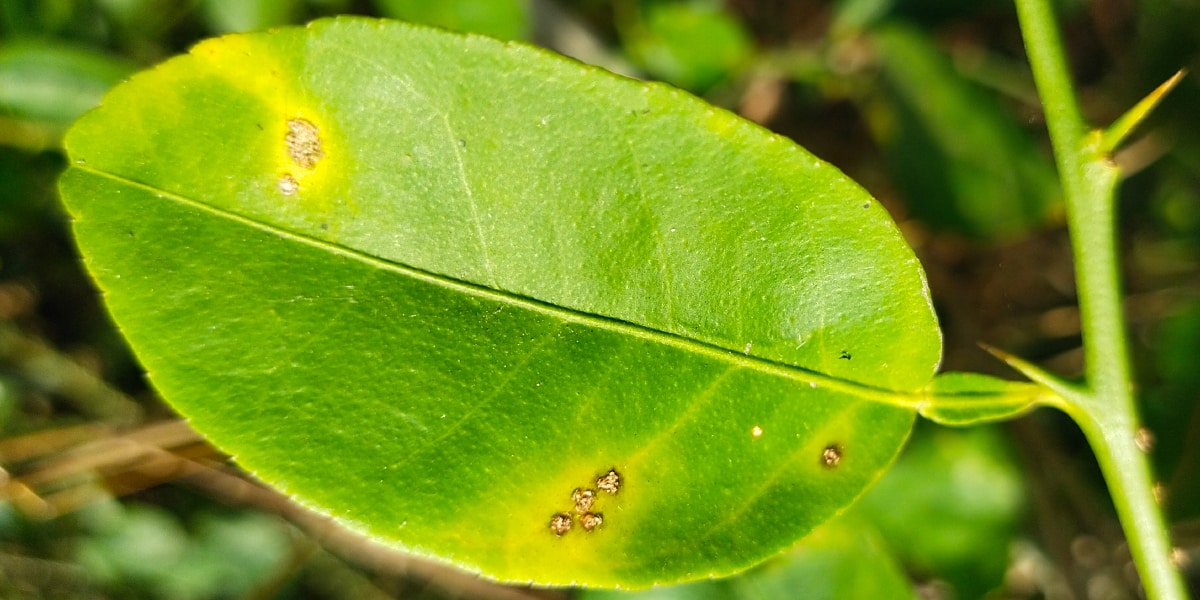
#> input picture photo4.jpg, 1200 x 600 px, given in place of photo1.jpg, which was not available
$ python fonelimhis.py
#> lines starting #> are read from the running program, lines starting #| are printed output that depends on the picture; after the words box and inside, x2 and y2 are one past the last pixel; in counts of white or black regions, pixels touching at a corner belong together; pictures that were not available may be replaced by others from this repository, and a replacement may not be noted
import cv2
import numpy as np
from matplotlib import pyplot as plt

def eliminar_fondo_borroso(img):
    gris = cv2.cvtColor(img, cv2.COLOR_BGR2GRAY)
    bordes = cv2.Canny(gris, 100, 200)
    kernel = np.ones((5, 5), np.uint8)
    dilatacion = cv2.dilate(bordes, kernel, iterations=1)
    mascara = cv2.threshold(dilatacion, 25, 255, cv2.THRESH_BINARY)[1]
    return cv2.bitwise_and(img, img, mask=mascara)

def deteccion_picos(hist, umbral=0.05):
    picos = []
    valor_max = np.max(hist) * umbral
    for i in range(1, len(hist) - 1):
        if hist[i] > hist[i - 1] and hist[i] > hist[i + 1] and hist[i] > valor_max:
            picos.append(i)
    return picos

def intensidad_promedio(hist):
    total_pixeles = np.sum(hist)
    suma_intensidad = np.sum(hist * np.arange(256))
    return suma_intensidad / total_pixeles

def clasificar_enfermedad(intensidad):
    enfermedades = {
        65.80: "Mancha Negra",
        16.62: "Tizón",
        76.15: "Oidio",
        17.31: "Cancro",
        49.05: "Otras Manchas de Hojas",
        83.35: "Mildiu"
    }
    mas_cercana = min(enfermedades, key=lambda x: abs(x - intensidad))
    return enfermedades[mas_cercana], abs(mas_cercana - intensidad)

def detectar_contornos(img):
    img_hsv = cv2.cvtColor(img, cv2.COLOR_BGR2HSV)
    inferior_oscuro = np.array([0, 0, 0])
    superior_oscuro = np.array([180, 255, 50])
    mascara_oscura = cv2.inRange(img_hsv, inferior_oscuro, superior_oscuro)
    contornos, _ = cv2.findContours(mascara_oscura, cv2.RETR_EXTERNAL, cv2.CHAIN_APPROX_SIMPLE)
    return contornos, mascara_oscura

def obtener_tratamiento(enfermedad):
    recomendaciones = {
        "Mancha Negra": [
            "Plantar en suelo con buen drenaje.",
            "Proporcionar fertilizante orgánico regularmente.",
            "Eliminar hojas muertas y ramas infectadas.",
            "Desinfectar las podadoras con desinfectante doméstico.",
            "Evitar mojar las hojas, aplicar agua a las raíces.\n"
        ],
        "Tizón": [
            "Cultivar variedades tempranas.",
            "Plantar variedades resistentes como Sarpo Mira y Sarpo Axona.",
            "Destruir partes infectadas por tizón.",
            "Mantener el área limpia de escombros.\n"
        ],
        "Oidio": [
            "Inspeccionar plantas antes de comprarlas.",
            "Eliminar escombros infectados y evitar compostarlos.",
            "Espaciar plantas para aumentar la circulación de aire.",
            "Evitar áreas sombreadas.\n"
        ],
        "Cancro": [
            "Eliminar partes enfermas en clima seco.",
            "Cultivar variedades resistentes.",
            "Evitar exceso de riego y hacinamiento.",
            "Envolver árboles jóvenes para prevenir quemaduras solares.\n"
        ],
        "Otras Manchas de Hojas": [
            "Seguir los consejos para controlar la Mancha Negra.",
            "Eliminar escombros infectados para evitar la propagación.\n"
        ],
        "Mildiu": [
            "Mantener las hojas secas.",
            "Limpiar alrededor de las plantas en otoño.",
            "Usar fungicidas que controlen oidio y mildiu.\n"
        ]
    }
    return recomendaciones.get(enfermedad, ["No hay tratamiento específico disponible.\n"])

def procesar_imagen(ruta_img):
#> called with ruta_img = 'photo1.jpg'
    img = cv2.imread(ruta_img)
#> img is the input picture: shape (600, 1200, 3); mean B, G, R 25.1, 146.1, 115.6
    if img is None:
        print(f"Error: Imagen {ruta_img} no encontrada")
        return

    img_procesada = eliminar_fondo_borroso(img)
#> in eliminar_fondo_borroso, `gris = cv2.cvtColor(img, cv2.COLOR_BGR2GRAY)`:
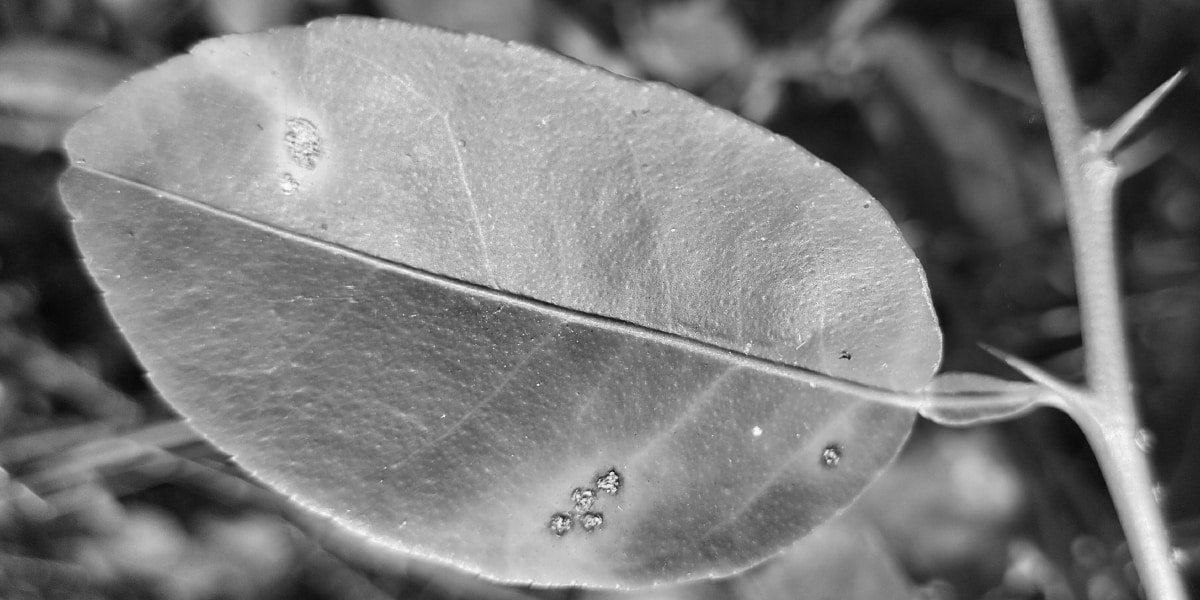
#> gris: shape (600, 1200); min 7, max 251, mean 123.2
#> in eliminar_fondo_borroso, `bordes = cv2.Canny(gris, 100, 200)`:
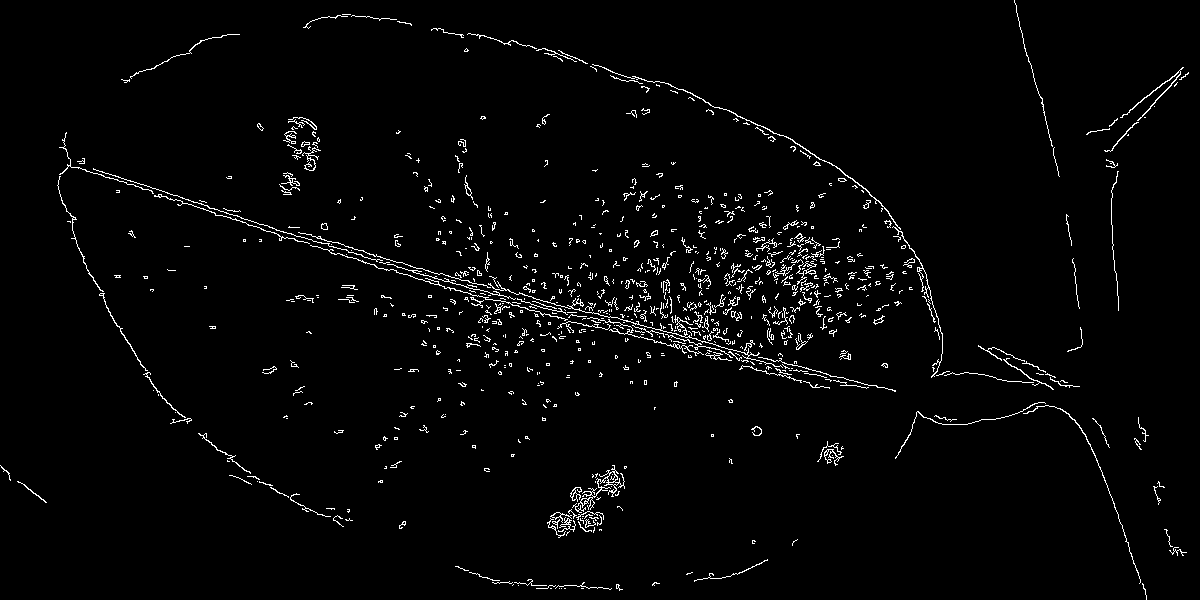
#> bordes: shape (600, 1200); 2.4% white in thin lines or dots
#> in eliminar_fondo_borroso, `dilatacion = cv2.dilate(bordes, kernel, iterations=1)`:
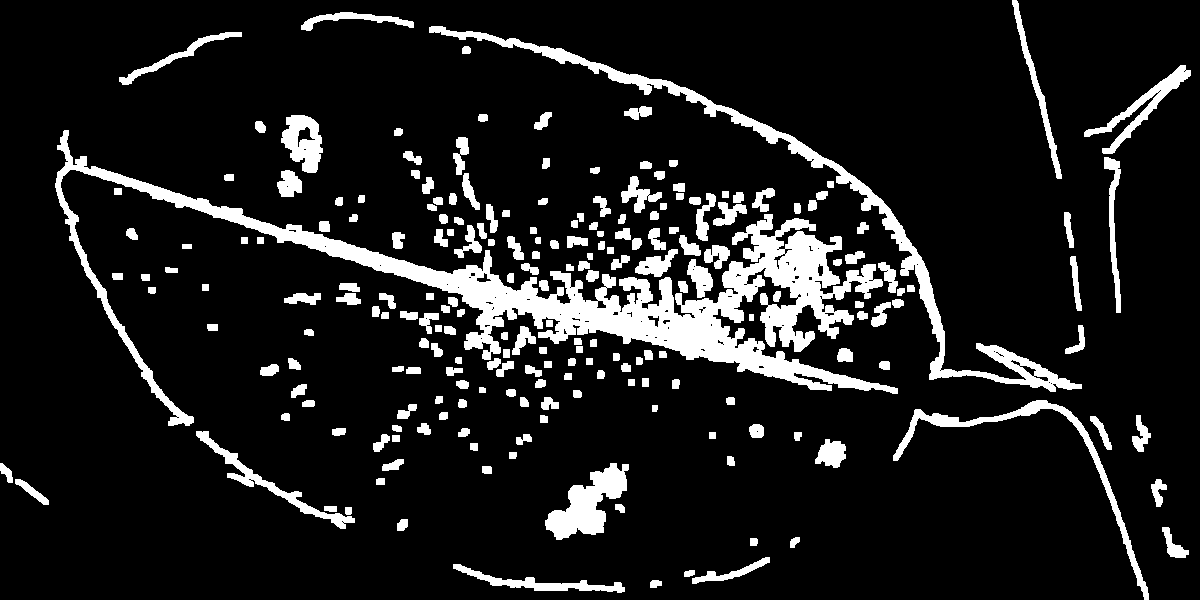
#> dilatacion: shape (600, 1200); 11.6% white; 218 white regions, largest, box (x1, y1, x2, y2) and area: (55, 130, 898, 426) 33755, (429, 26, 1082, 392) 8800, (545, 463, 629, 540) 3036
    enfermedad = graficar_histograma_picos(img_procesada)
#> in graficar_histograma_picos, `img_gris = cv2.cvtColor(img, cv2.COLOR_BGR2GRAY) if len(img.shape) == ..`:
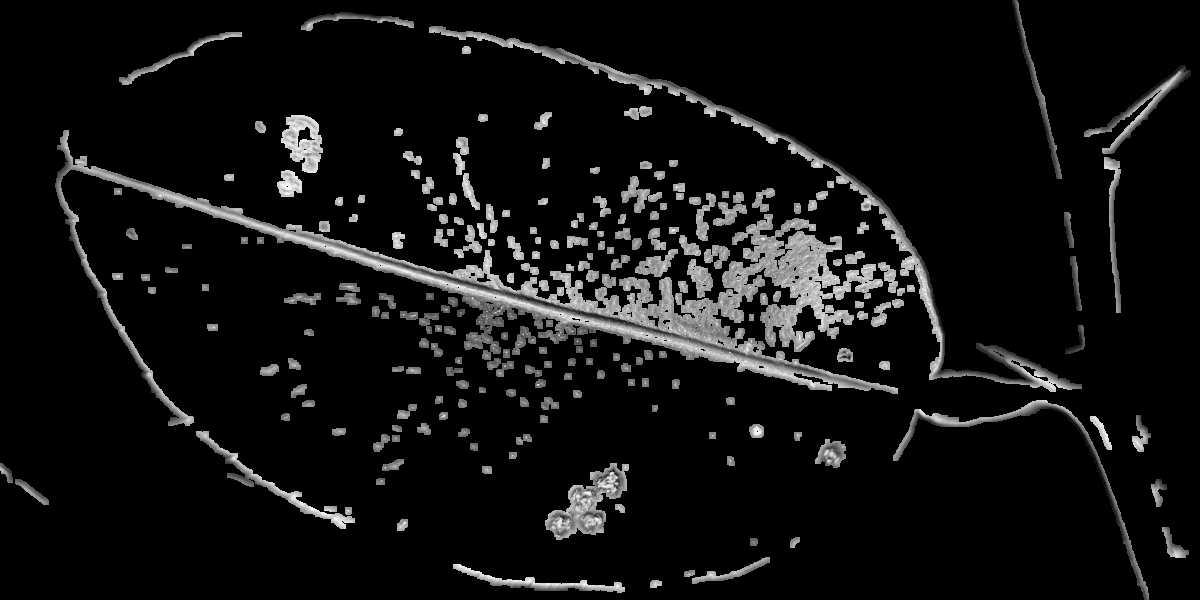
#> img_gris: shape (600, 1200); min 0, max 251, mean 17.3
#> in graficar_histograma_picos, `hist = cv2.calcHist([img_gris], [0], None, [256], [0, 256]).flatten()`: hist = 256 values, max 636504 at index 0, min 0 at index 1, mean 2812.5
#> in deteccion_picos, `valor_max = np.max(hist) * umbral`: valor_max = 31825.2
#> after the loop in deteccion_picos, `for i in range(1, len(hist) - 1):`: picos = []
#> in intensidad_promedio, `total_pixeles = np.sum(hist)`: total_pixeles = 720000
#> in intensidad_promedio, `suma_intensidad = np.sum(hist * np.arange(256))`: suma_intensidad = 12465495
#> in graficar_histograma_picos, `intensidad_prom = intensidad_promedio(hist)`: intensidad_prom = 17.31
#> in graficar_histograma_picos, `enfermedad, desviacion = clasificar_enfermedad(intensidad_prom)`: enfermedad = 'Cancro'; desviacion = 0.00319
#| Intensidad Promedio: 17.31
#| Enfermedad: Cancro (Desviación: 0.00)
#> enfermedad = 'Cancro'

    contornos, _ = detectar_contornos(img_procesada)
#> in detectar_contornos, `img_hsv = cv2.cvtColor(img, cv2.COLOR_BGR2HSV)`: img_hsv: shape (600, 1200, 3); mean H, S, V 4.2, 24.5, 20.5
#> in detectar_contornos, `mascara_oscura = cv2.inRange(img_hsv, inferior_oscuro, superior_oscuro)`:
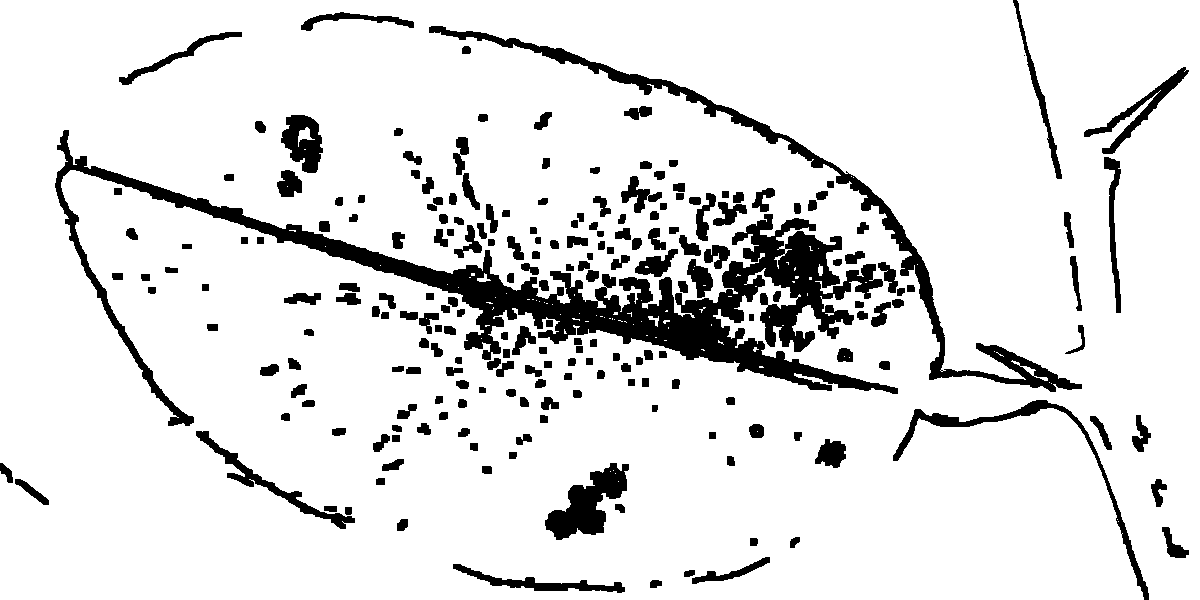
#> mascara_oscura: shape (600, 1200); 88.6% white; 219 black regions (1 under 20 px)
#> in detectar_contornos, `contornos, _ = cv2.findContours(mascara_oscura, cv2.RETR_EXTERNAL, cv2..`: contornos = 3 contours, 2 with area under 20; largest, box (x1, y1, x2, y2) and area: (0, 0, 1200, 600) 713986
    img_contornos = cv2.drawContours(img_procesada.copy(), contornos, -1, (0, 255, 0), 2)
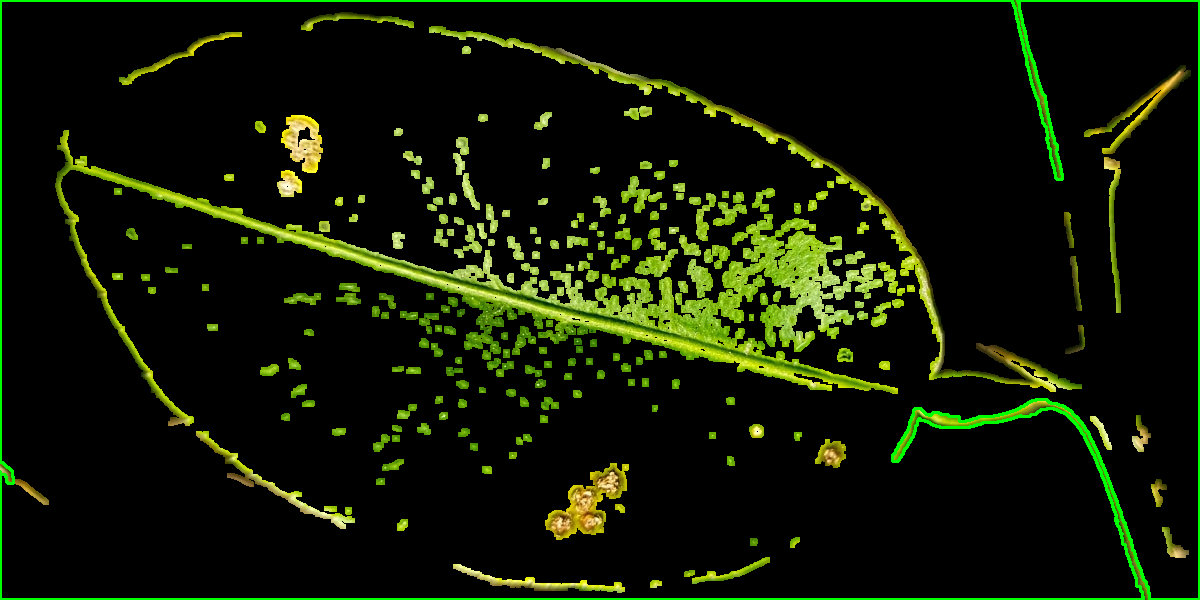
#> img_contornos: shape (600, 1200, 3); mean B, G, R 4, 24, 16.4

    tratamiento = obtener_tratamiento(enfermedad)
#> tratamiento = 4 items

    plt.figure(figsize=(10, 7))
    plt.imshow(cv2.cvtColor(img_contornos, cv2.COLOR_BGR2RGB))
    plt.title(f"Imagen Procesada: {enfermedad}")
    plt.axis("off")
    plt.show()

    print(f"Recomendaciones para {enfermedad}:")
#| Recomendaciones para Cancro:
    for consejo in tratamiento:
        print(f"- {consejo}")
#> this loop made 4 passes
#| - Eliminar partes enfermas en clima seco.
#| - Cultivar variedades resistentes.
#| - Evitar exceso de riego y hacinamiento.
#| - Envolver árboles jóvenes para prevenir quemaduras solares.

def graficar_histograma_picos(img):
    if img is None:
        print("No hay imagen para procesar")
        return

    img_gris = cv2.cvtColor(img, cv2.COLOR_BGR2GRAY) if len(img.shape) == 3 else img
    hist = cv2.calcHist([img_gris], [0], None, [256], [0, 256]).flatten()
    picos = deteccion_picos(hist)
    intensidad_prom = intensidad_promedio(hist)
    enfermedad, desviacion = clasificar_enfermedad(intensidad_prom)
    print(f"Intensidad Promedio: {intensidad_prom:.2f}")
    print(f"Enfermedad: {enfermedad} (Desviación: {desviacion:.2f})")
    return enfermedad

for i in range(1, 7):
    ruta_img = f'photo{i}.jpg'
    print(f"Procesando {ruta_img}")
    procesar_imagen(ruta_img)
